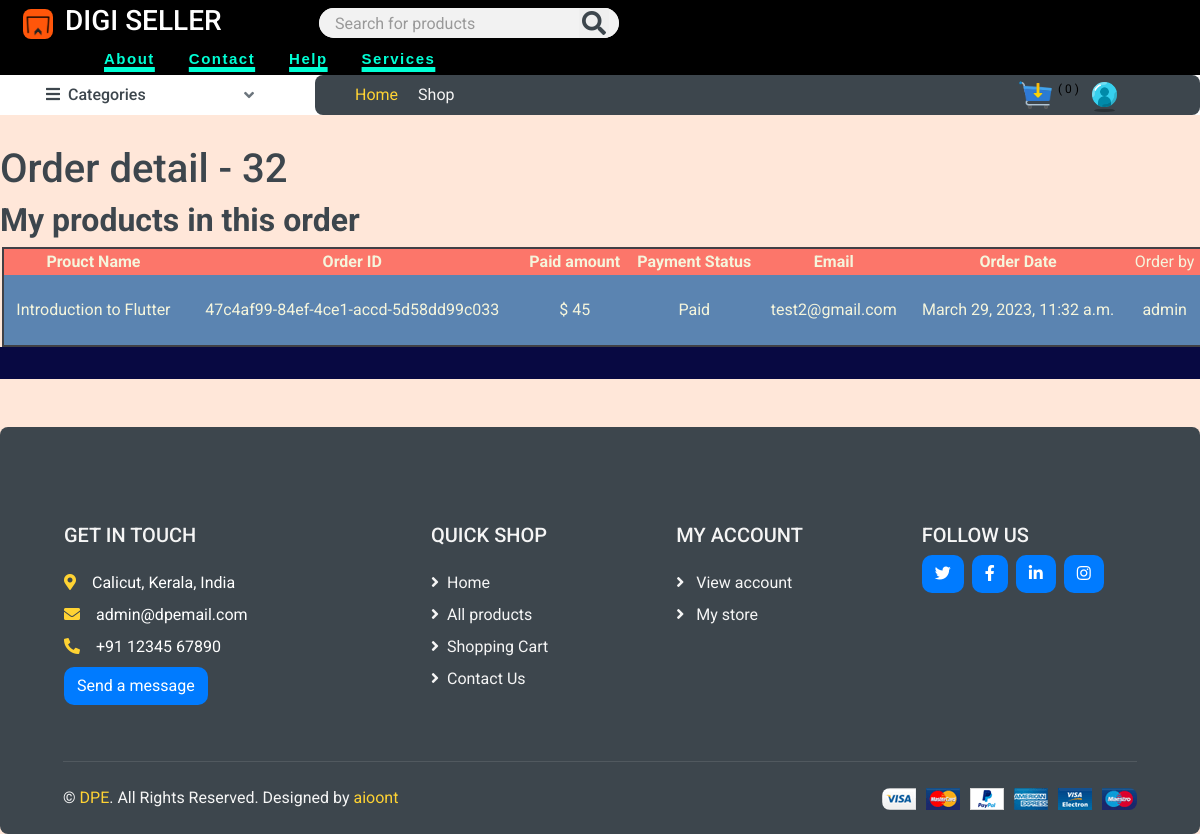
The app's page /my-store/order-detail/32/ (signed in), older data.
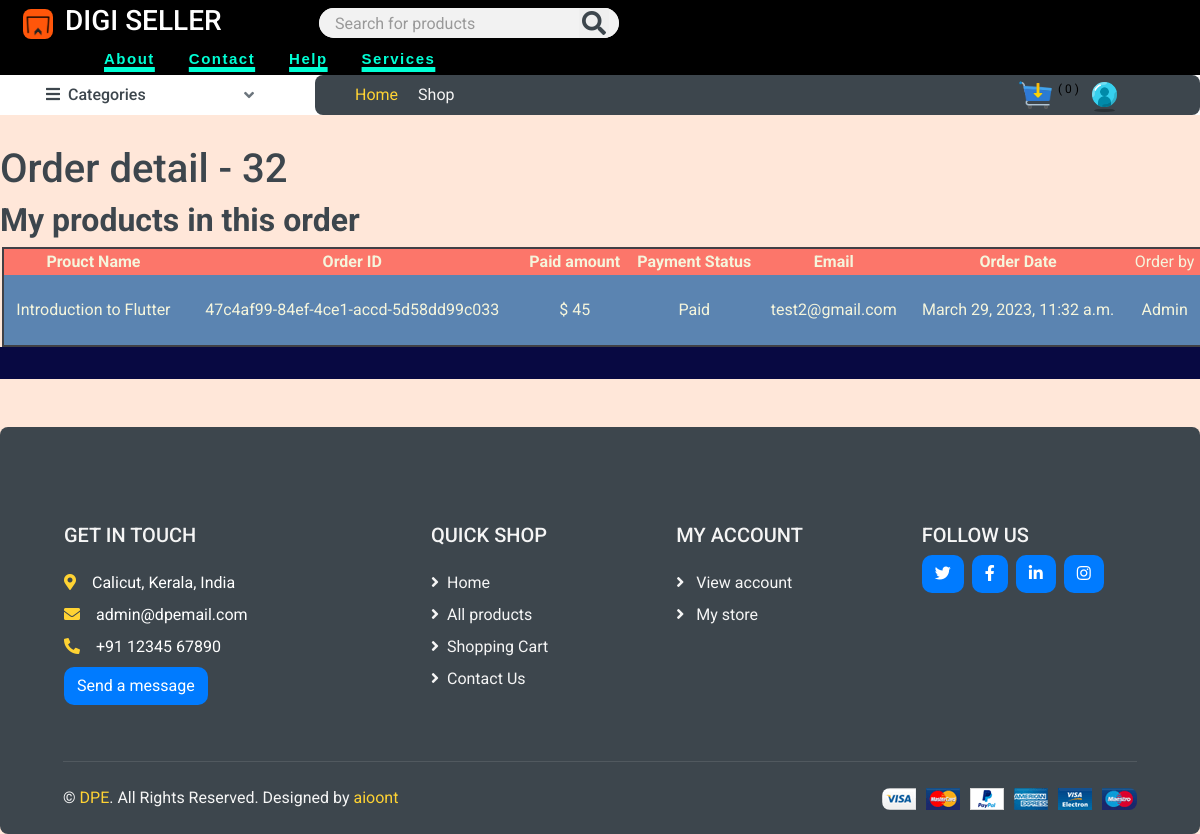
The same page, newer data.
### store/models.py (models this page shows, shortened)
class OrderItem(models.Model):
    order = models.ForeignKey(Order, related_name='items', on_delete=models.CASCADE)
    product = models.ForeignKey(Product, related_name='items', on_delete=models.CASCADE)
    price = models.IntegerField()
    quantity = models.IntegerField(default=1)
    is_admin_paid_to_vendor = models.BooleanField(default=False, null=True)

class Order(models.Model):
    full_name = models.CharField(max_length=50, null=True)
    email = models.EmailField(max_length=50)
    mobile = models.CharField(max_length=15, null=True, blank=True)
    address = models.TextField(blank=True)
    paid_amount = models.IntegerField(blank=True, null=True)
    is_paid = models.BooleanField(default=False)
    order_id = models.CharField(max_length=255)
    payment_intent = models.CharField(max_length=255, null=True)
    created_by = models.ForeignKey(User, related_name='orders', on_delete=models.SET_NULL, null=True)
    created_at = models.DateTimeField(auto_now_add=True)

class Product(models.Model):
    DRAFT = 'draft'
    WAITING_APPROVAL = 'waitingapproval'
    ACTIVE = 'active'
    DELETEED = 'deleted'
    STATUS_CHOICES = (
        (DRAFT, 'Draft'),
        (WAITING_APPROVAL, 'waitingapproval'),
        (ACTIVE, 'active'),
        (DELETEED,  'deleted')
    )
    user = models.ForeignKey(User, related_name='products', on_delete=models.CASCADE)  #vendor who added product
    category = models.ForeignKey(Category, related_name='products', on_delete=models.CASCADE)
    title = models.CharField(max_length=50)
    digital_product = models.FileField(upload_to='uploads/digital_product/')
    image = models.ImageField(upload_to='uploads/product_images/', null=True)
    video = models.FileField(upload_to='uploads/videos/', null=True)
    slug = models.SlugField(max_length=50)
    description = models.TextField(blank=True)
    price = models.IntegerField()
    discount_price = models.IntegerField(blank=True, null=True) #video_url = models.URLField()  URLField stores a string representing the URL of the video.  <iframe width="560" height="315" src="{{ product.video_url }}" frameborder="0" allowfullscreen></iframe>
    quantity = models.IntegerField(blank=True, null=True)
    sold = models.IntegerField(blank=True, null=True,default=0)
    rating = models.IntegerField(default=0)
    created_at = models.DateTimeField(auto_now_add=True)
    updated_at = models.DateTimeField(auto_now=True)
    status = models.CharField(max_length=20, choices=STATUS_CHOICES, default=ACTIVE)
    class Meta:
        ordering = ('-created_at',)

### userprofile/models.py (models this page shows)
class CustomUser(AbstractUser):
    username = None
    email = models.EmailField(_('email address'), unique=True)
    mobile = models.CharField(max_length=15, null=True, blank= True)
    is_vendor = models.BooleanField(default=False)
    USERNAME_FIELD = 'email'
    REQUIRED_FIELDS = ['mobile']
    objects = CustomUserManager()
    def __str__(self):
        return self.first_name

### userprofile/views.py (the view)
# urls.py: path('my-store/order-detail/<int:pk>/', views.my_store_order_detail, name='my_store_order_detail'),
@login_required
def my_store_order_detail(request, pk):
    order = get_object_or_404(Order, pk=pk)  # pk matched with pk from url
    return render(request, 'my_store_order_detail.html', {
        'order': order
    })

### store/cart.py (called while the page is built)
    def __len__(self):
        return sum(item['quantity'] for item in self.cart.values())

### store/context_processors.py (called while the page is built)
def cart(request):  # to make cart globally available context_processord.py used
    return {'cart': Cart(request)}

### store/templatetags/menu.py (called while the page is built)
@register.inclusion_tag('menu.html')
def menu():
    categories = Category.objects.all()
    return {'categories':categories}

### userprofile/templates/my_store_order_detail.html (shortened to what this page needs)
{% extends 'base.html' %}
{% load static %}
{% block content %}
    <h1> Order detail - {{ order.id }} </h1>
    <h2>My products in this order </h2>
<table class="table-td">
    <thead class="table-th">
        <tr>
         <th>Prouct Name</th>
         <th>Order ID</th>
         <th>Paid amount</th>
         <th>Payment Status</th>
         <th>Email</th>
         <th>Order Date</th>
         <td>Order by </td>
        </tr>
    </thead>
    <tbody>
     {% for item in order.items.all %}
        {% if item.product.user == request.user %}
        <tr>
            <td> {{ item.product.title }} </td>
            <td>{{ item.order.order_id }}</td>
            <td> $ {{ item.order.paid_amount }}</td>
            <td>{% if order.is_paid %}Paid{% else %}Not Paid{% endif %}</td>
            <td>{{ item.order.email }}</td>
            <td> {{ item.order.created_at }} </td>
            <td> {{ item.order.created_by }} </td>
          </tr>
        {% endif %}
    {% endfor %}
</tbody>
</table>
{% endblock %}

Row changes from the older to the newer data that the page shows:
changed through a linked row, OrderItem "Introduction to Flutter": order.created_by "admin" → "Admin"
